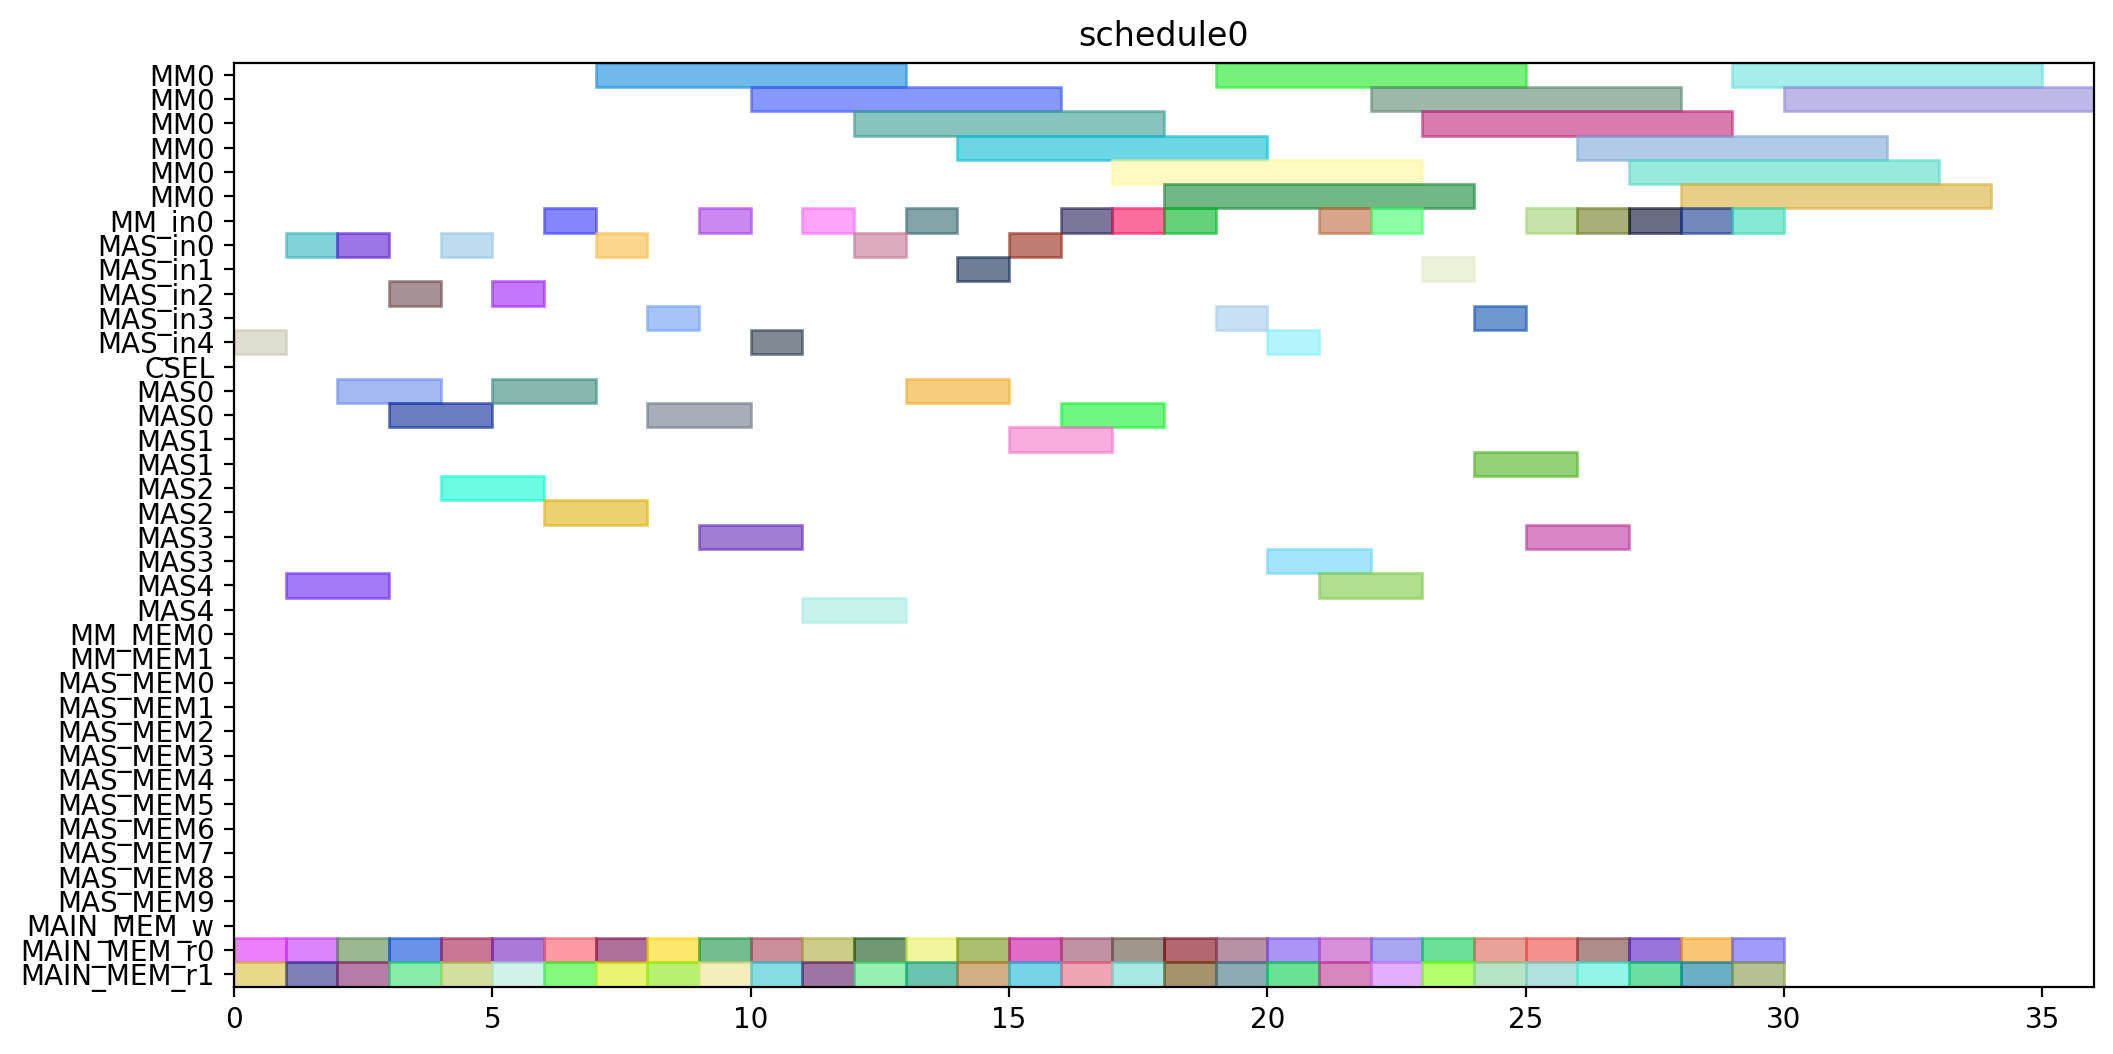

Reproduce this figure in Python.
from pyschedule import Scenario, solvers, plotters, alt


def solve():
	horizon = 120
	S = Scenario("schedule0", horizon=horizon)

	# resource
	MM = S.Resources('MM', num=1, size=6)
	MM_in = S.Resources('MM_in', num=1)
	MAS_in = S.Resources('MAS_in', num=5)
	CSEL = S.Resource('CSEL')
	MAS = S.Resources('MAS', num=5, size=2, periods=range(1, horizon))
	MM_MEM = S.Resources('MM_MEM', num=2)
	MAS_MEM = S.Resources('MAS_MEM', num=10)
	MAIN_MEM_w = S.Resource('MAIN_MEM_w', size=1)
	MAIN_MEM_r = S.Resources('MAIN_MEM_r', num=2)

	# result of previous scheduling

	# new tasks
	r1_t0 = S.Task('r1_t0', length=6, delay_cost=1)
	r1_t0 += alt(MM)
	r1_t0_in = S.Task('r1_t0_in', length=1, delay_cost=1)
	r1_t0_in += alt(MM_in)
	S += r1_t0_in*MM_in[0]<=r1_t0*MM[0]
	r1_t0_mem0 = S.Task('r1_t0_mem0', length=1, delay_cost=1)
	r1_t0_mem0 += MAIN_MEM_r[0]
	S += r1_t0_mem0 <= r1_t0

	r1_t0_mem1 = S.Task('r1_t0_mem1', length=1, delay_cost=1)
	r1_t0_mem1 += MAIN_MEM_r[1]
	S += r1_t0_mem1 <= r1_t0

	r1_t1 = S.Task('r1_t1', length=6, delay_cost=1)
	r1_t1 += alt(MM)
	r1_t1_in = S.Task('r1_t1_in', length=1, delay_cost=1)
	r1_t1_in += alt(MM_in)
	S += r1_t1_in*MM_in[0]<=r1_t1*MM[0]
	r1_t1_mem0 = S.Task('r1_t1_mem0', length=1, delay_cost=1)
	r1_t1_mem0 += MAIN_MEM_r[0]
	S += r1_t1_mem0 <= r1_t1

	r1_t1_mem1 = S.Task('r1_t1_mem1', length=1, delay_cost=1)
	r1_t1_mem1 += MAIN_MEM_r[1]
	S += r1_t1_mem1 <= r1_t1

	r1_t2 = S.Task('r1_t2', length=2, delay_cost=1)
	r1_t2 += alt(MAS)
	r1_t2_in = S.Task('r1_t2_in', length=1, delay_cost=1)
	r1_t2_in += alt(MAS_in)
	S += r1_t2_in*MAS_in[0]<=r1_t2*MAS[0]

	S += r1_t2_in*MAS_in[1]<=r1_t2*MAS[1]

	S += r1_t2_in*MAS_in[2]<=r1_t2*MAS[2]

	S += r1_t2_in*MAS_in[3]<=r1_t2*MAS[3]

	S += r1_t2_in*MAS_in[4]<=r1_t2*MAS[4]

	r1_t2_mem0 = S.Task('r1_t2_mem0', length=1, delay_cost=1)
	r1_t2_mem0 += MAIN_MEM_r[0]
	S += r1_t2_mem0 <= r1_t2

	r1_t2_mem1 = S.Task('r1_t2_mem1', length=1, delay_cost=1)
	r1_t2_mem1 += MAIN_MEM_r[1]
	S += r1_t2_mem1 <= r1_t2

	r1_t3 = S.Task('r1_t3', length=2, delay_cost=1)
	r1_t3 += alt(MAS)
	r1_t3_in = S.Task('r1_t3_in', length=1, delay_cost=1)
	r1_t3_in += alt(MAS_in)
	S += r1_t3_in*MAS_in[0]<=r1_t3*MAS[0]

	S += r1_t3_in*MAS_in[1]<=r1_t3*MAS[1]

	S += r1_t3_in*MAS_in[2]<=r1_t3*MAS[2]

	S += r1_t3_in*MAS_in[3]<=r1_t3*MAS[3]

	S += r1_t3_in*MAS_in[4]<=r1_t3*MAS[4]

	r1_t3_mem0 = S.Task('r1_t3_mem0', length=1, delay_cost=1)
	r1_t3_mem0 += MAIN_MEM_r[0]
	S += r1_t3_mem0 <= r1_t3

	r1_t3_mem1 = S.Task('r1_t3_mem1', length=1, delay_cost=1)
	r1_t3_mem1 += MAIN_MEM_r[1]
	S += r1_t3_mem1 <= r1_t3

	r3_t0 = S.Task('r3_t0', length=6, delay_cost=1)
	r3_t0 += alt(MM)
	r3_t0_in = S.Task('r3_t0_in', length=1, delay_cost=1)
	r3_t0_in += alt(MM_in)
	S += r3_t0_in*MM_in[0]<=r3_t0*MM[0]
	r3_t0_mem0 = S.Task('r3_t0_mem0', length=1, delay_cost=1)
	r3_t0_mem0 += MAIN_MEM_r[0]
	S += r3_t0_mem0 <= r3_t0

	r3_t0_mem1 = S.Task('r3_t0_mem1', length=1, delay_cost=1)
	r3_t0_mem1 += MAIN_MEM_r[1]
	S += r3_t0_mem1 <= r3_t0

	r3_t1 = S.Task('r3_t1', length=6, delay_cost=1)
	r3_t1 += alt(MM)
	r3_t1_in = S.Task('r3_t1_in', length=1, delay_cost=1)
	r3_t1_in += alt(MM_in)
	S += r3_t1_in*MM_in[0]<=r3_t1*MM[0]
	r3_t1_mem0 = S.Task('r3_t1_mem0', length=1, delay_cost=1)
	r3_t1_mem0 += MAIN_MEM_r[0]
	S += r3_t1_mem0 <= r3_t1

	r3_t1_mem1 = S.Task('r3_t1_mem1', length=1, delay_cost=1)
	r3_t1_mem1 += MAIN_MEM_r[1]
	S += r3_t1_mem1 <= r3_t1

	r3_t2 = S.Task('r3_t2', length=2, delay_cost=1)
	r3_t2 += alt(MAS)
	r3_t2_in = S.Task('r3_t2_in', length=1, delay_cost=1)
	r3_t2_in += alt(MAS_in)
	S += r3_t2_in*MAS_in[0]<=r3_t2*MAS[0]

	S += r3_t2_in*MAS_in[1]<=r3_t2*MAS[1]

	S += r3_t2_in*MAS_in[2]<=r3_t2*MAS[2]

	S += r3_t2_in*MAS_in[3]<=r3_t2*MAS[3]

	S += r3_t2_in*MAS_in[4]<=r3_t2*MAS[4]

	r3_t2_mem0 = S.Task('r3_t2_mem0', length=1, delay_cost=1)
	r3_t2_mem0 += MAIN_MEM_r[0]
	S += r3_t2_mem0 <= r3_t2

	r3_t2_mem1 = S.Task('r3_t2_mem1', length=1, delay_cost=1)
	r3_t2_mem1 += MAIN_MEM_r[1]
	S += r3_t2_mem1 <= r3_t2

	r3_t3 = S.Task('r3_t3', length=2, delay_cost=1)
	r3_t3 += alt(MAS)
	r3_t3_in = S.Task('r3_t3_in', length=1, delay_cost=1)
	r3_t3_in += alt(MAS_in)
	S += r3_t3_in*MAS_in[0]<=r3_t3*MAS[0]

	S += r3_t3_in*MAS_in[1]<=r3_t3*MAS[1]

	S += r3_t3_in*MAS_in[2]<=r3_t3*MAS[2]

	S += r3_t3_in*MAS_in[3]<=r3_t3*MAS[3]

	S += r3_t3_in*MAS_in[4]<=r3_t3*MAS[4]

	r3_t3_mem0 = S.Task('r3_t3_mem0', length=1, delay_cost=1)
	r3_t3_mem0 += MAIN_MEM_r[0]
	S += r3_t3_mem0 <= r3_t3

	r3_t3_mem1 = S.Task('r3_t3_mem1', length=1, delay_cost=1)
	r3_t3_mem1 += MAIN_MEM_r[1]
	S += r3_t3_mem1 <= r3_t3

	r4_t0 = S.Task('r4_t0', length=6, delay_cost=1)
	r4_t0 += alt(MM)
	r4_t0_in = S.Task('r4_t0_in', length=1, delay_cost=1)
	r4_t0_in += alt(MM_in)
	S += r4_t0_in*MM_in[0]<=r4_t0*MM[0]
	r4_t0_mem0 = S.Task('r4_t0_mem0', length=1, delay_cost=1)
	r4_t0_mem0 += MAIN_MEM_r[0]
	S += r4_t0_mem0 <= r4_t0

	r4_t0_mem1 = S.Task('r4_t0_mem1', length=1, delay_cost=1)
	r4_t0_mem1 += MAIN_MEM_r[1]
	S += r4_t0_mem1 <= r4_t0

	r4_t1 = S.Task('r4_t1', length=6, delay_cost=1)
	r4_t1 += alt(MM)
	r4_t1_in = S.Task('r4_t1_in', length=1, delay_cost=1)
	r4_t1_in += alt(MM_in)
	S += r4_t1_in*MM_in[0]<=r4_t1*MM[0]
	r4_t1_mem0 = S.Task('r4_t1_mem0', length=1, delay_cost=1)
	r4_t1_mem0 += MAIN_MEM_r[0]
	S += r4_t1_mem0 <= r4_t1

	r4_t1_mem1 = S.Task('r4_t1_mem1', length=1, delay_cost=1)
	r4_t1_mem1 += MAIN_MEM_r[1]
	S += r4_t1_mem1 <= r4_t1

	r4_t2 = S.Task('r4_t2', length=2, delay_cost=1)
	r4_t2 += alt(MAS)
	r4_t2_in = S.Task('r4_t2_in', length=1, delay_cost=1)
	r4_t2_in += alt(MAS_in)
	S += r4_t2_in*MAS_in[0]<=r4_t2*MAS[0]

	S += r4_t2_in*MAS_in[1]<=r4_t2*MAS[1]

	S += r4_t2_in*MAS_in[2]<=r4_t2*MAS[2]

	S += r4_t2_in*MAS_in[3]<=r4_t2*MAS[3]

	S += r4_t2_in*MAS_in[4]<=r4_t2*MAS[4]

	r4_t2_mem0 = S.Task('r4_t2_mem0', length=1, delay_cost=1)
	r4_t2_mem0 += MAIN_MEM_r[0]
	S += r4_t2_mem0 <= r4_t2

	r4_t2_mem1 = S.Task('r4_t2_mem1', length=1, delay_cost=1)
	r4_t2_mem1 += MAIN_MEM_r[1]
	S += r4_t2_mem1 <= r4_t2

	r4_t3 = S.Task('r4_t3', length=2, delay_cost=1)
	r4_t3 += alt(MAS)
	r4_t3_in = S.Task('r4_t3_in', length=1, delay_cost=1)
	r4_t3_in += alt(MAS_in)
	S += r4_t3_in*MAS_in[0]<=r4_t3*MAS[0]

	S += r4_t3_in*MAS_in[1]<=r4_t3*MAS[1]

	S += r4_t3_in*MAS_in[2]<=r4_t3*MAS[2]

	S += r4_t3_in*MAS_in[3]<=r4_t3*MAS[3]

	S += r4_t3_in*MAS_in[4]<=r4_t3*MAS[4]

	r4_t3_mem0 = S.Task('r4_t3_mem0', length=1, delay_cost=1)
	r4_t3_mem0 += MAIN_MEM_r[0]
	S += r4_t3_mem0 <= r4_t3

	r4_t3_mem1 = S.Task('r4_t3_mem1', length=1, delay_cost=1)
	r4_t3_mem1 += MAIN_MEM_r[1]
	S += r4_t3_mem1 <= r4_t3

	r5_t0 = S.Task('r5_t0', length=6, delay_cost=1)
	r5_t0 += alt(MM)
	r5_t0_in = S.Task('r5_t0_in', length=1, delay_cost=1)
	r5_t0_in += alt(MM_in)
	S += r5_t0_in*MM_in[0]<=r5_t0*MM[0]
	r5_t0_mem0 = S.Task('r5_t0_mem0', length=1, delay_cost=1)
	r5_t0_mem0 += MAIN_MEM_r[0]
	S += r5_t0_mem0 <= r5_t0

	r5_t0_mem1 = S.Task('r5_t0_mem1', length=1, delay_cost=1)
	r5_t0_mem1 += MAIN_MEM_r[1]
	S += r5_t0_mem1 <= r5_t0

	r5_t1 = S.Task('r5_t1', length=6, delay_cost=1)
	r5_t1 += alt(MM)
	r5_t1_in = S.Task('r5_t1_in', length=1, delay_cost=1)
	r5_t1_in += alt(MM_in)
	S += r5_t1_in*MM_in[0]<=r5_t1*MM[0]
	r5_t1_mem0 = S.Task('r5_t1_mem0', length=1, delay_cost=1)
	r5_t1_mem0 += MAIN_MEM_r[0]
	S += r5_t1_mem0 <= r5_t1

	r5_t1_mem1 = S.Task('r5_t1_mem1', length=1, delay_cost=1)
	r5_t1_mem1 += MAIN_MEM_r[1]
	S += r5_t1_mem1 <= r5_t1

	r5_t2 = S.Task('r5_t2', length=2, delay_cost=1)
	r5_t2 += alt(MAS)
	r5_t2_in = S.Task('r5_t2_in', length=1, delay_cost=1)
	r5_t2_in += alt(MAS_in)
	S += r5_t2_in*MAS_in[0]<=r5_t2*MAS[0]

	S += r5_t2_in*MAS_in[1]<=r5_t2*MAS[1]

	S += r5_t2_in*MAS_in[2]<=r5_t2*MAS[2]

	S += r5_t2_in*MAS_in[3]<=r5_t2*MAS[3]

	S += r5_t2_in*MAS_in[4]<=r5_t2*MAS[4]

	r5_t2_mem0 = S.Task('r5_t2_mem0', length=1, delay_cost=1)
	r5_t2_mem0 += MAIN_MEM_r[0]
	S += r5_t2_mem0 <= r5_t2

	r5_t2_mem1 = S.Task('r5_t2_mem1', length=1, delay_cost=1)
	r5_t2_mem1 += MAIN_MEM_r[1]
	S += r5_t2_mem1 <= r5_t2

	r5_t3 = S.Task('r5_t3', length=2, delay_cost=1)
	r5_t3 += alt(MAS)
	r5_t3_in = S.Task('r5_t3_in', length=1, delay_cost=1)
	r5_t3_in += alt(MAS_in)
	S += r5_t3_in*MAS_in[0]<=r5_t3*MAS[0]

	S += r5_t3_in*MAS_in[1]<=r5_t3*MAS[1]

	S += r5_t3_in*MAS_in[2]<=r5_t3*MAS[2]

	S += r5_t3_in*MAS_in[3]<=r5_t3*MAS[3]

	S += r5_t3_in*MAS_in[4]<=r5_t3*MAS[4]

	r5_t3_mem0 = S.Task('r5_t3_mem0', length=1, delay_cost=1)
	r5_t3_mem0 += MAIN_MEM_r[0]
	S += r5_t3_mem0 <= r5_t3

	r5_t3_mem1 = S.Task('r5_t3_mem1', length=1, delay_cost=1)
	r5_t3_mem1 += MAIN_MEM_r[1]
	S += r5_t3_mem1 <= r5_t3

	r6_t0 = S.Task('r6_t0', length=6, delay_cost=1)
	r6_t0 += alt(MM)
	r6_t0_in = S.Task('r6_t0_in', length=1, delay_cost=1)
	r6_t0_in += alt(MM_in)
	S += r6_t0_in*MM_in[0]<=r6_t0*MM[0]
	r6_t0_mem0 = S.Task('r6_t0_mem0', length=1, delay_cost=1)
	r6_t0_mem0 += MAIN_MEM_r[0]
	S += r6_t0_mem0 <= r6_t0

	r6_t0_mem1 = S.Task('r6_t0_mem1', length=1, delay_cost=1)
	r6_t0_mem1 += MAIN_MEM_r[1]
	S += r6_t0_mem1 <= r6_t0

	r6_t1 = S.Task('r6_t1', length=6, delay_cost=1)
	r6_t1 += alt(MM)
	r6_t1_in = S.Task('r6_t1_in', length=1, delay_cost=1)
	r6_t1_in += alt(MM_in)
	S += r6_t1_in*MM_in[0]<=r6_t1*MM[0]
	r6_t1_mem0 = S.Task('r6_t1_mem0', length=1, delay_cost=1)
	r6_t1_mem0 += MAIN_MEM_r[0]
	S += r6_t1_mem0 <= r6_t1

	r6_t1_mem1 = S.Task('r6_t1_mem1', length=1, delay_cost=1)
	r6_t1_mem1 += MAIN_MEM_r[1]
	S += r6_t1_mem1 <= r6_t1

	r6_t2 = S.Task('r6_t2', length=2, delay_cost=1)
	r6_t2 += alt(MAS)
	r6_t2_in = S.Task('r6_t2_in', length=1, delay_cost=1)
	r6_t2_in += alt(MAS_in)
	S += r6_t2_in*MAS_in[0]<=r6_t2*MAS[0]

	S += r6_t2_in*MAS_in[1]<=r6_t2*MAS[1]

	S += r6_t2_in*MAS_in[2]<=r6_t2*MAS[2]

	S += r6_t2_in*MAS_in[3]<=r6_t2*MAS[3]

	S += r6_t2_in*MAS_in[4]<=r6_t2*MAS[4]

	r6_t2_mem0 = S.Task('r6_t2_mem0', length=1, delay_cost=1)
	r6_t2_mem0 += MAIN_MEM_r[0]
	S += r6_t2_mem0 <= r6_t2

	r6_t2_mem1 = S.Task('r6_t2_mem1', length=1, delay_cost=1)
	r6_t2_mem1 += MAIN_MEM_r[1]
	S += r6_t2_mem1 <= r6_t2

	r6_t3 = S.Task('r6_t3', length=2, delay_cost=1)
	r6_t3 += alt(MAS)
	r6_t3_in = S.Task('r6_t3_in', length=1, delay_cost=1)
	r6_t3_in += alt(MAS_in)
	S += r6_t3_in*MAS_in[0]<=r6_t3*MAS[0]

	S += r6_t3_in*MAS_in[1]<=r6_t3*MAS[1]

	S += r6_t3_in*MAS_in[2]<=r6_t3*MAS[2]

	S += r6_t3_in*MAS_in[3]<=r6_t3*MAS[3]

	S += r6_t3_in*MAS_in[4]<=r6_t3*MAS[4]

	r6_t3_mem0 = S.Task('r6_t3_mem0', length=1, delay_cost=1)
	r6_t3_mem0 += MAIN_MEM_r[0]
	S += r6_t3_mem0 <= r6_t3

	r6_t3_mem1 = S.Task('r6_t3_mem1', length=1, delay_cost=1)
	r6_t3_mem1 += MAIN_MEM_r[1]
	S += r6_t3_mem1 <= r6_t3

	r9_t2 = S.Task('r9_t2', length=2, delay_cost=1)
	r9_t2 += alt(MAS)
	r9_t2_in = S.Task('r9_t2_in', length=1, delay_cost=1)
	r9_t2_in += alt(MAS_in)
	S += r9_t2_in*MAS_in[0]<=r9_t2*MAS[0]

	S += r9_t2_in*MAS_in[1]<=r9_t2*MAS[1]

	S += r9_t2_in*MAS_in[2]<=r9_t2*MAS[2]

	S += r9_t2_in*MAS_in[3]<=r9_t2*MAS[3]

	S += r9_t2_in*MAS_in[4]<=r9_t2*MAS[4]

	r9_t2_mem0 = S.Task('r9_t2_mem0', length=1, delay_cost=1)
	r9_t2_mem0 += MAIN_MEM_r[0]
	S += r9_t2_mem0 <= r9_t2

	r9_t2_mem1 = S.Task('r9_t2_mem1', length=1, delay_cost=1)
	r9_t2_mem1 += MAIN_MEM_r[1]
	S += r9_t2_mem1 <= r9_t2

	r12_t0 = S.Task('r12_t0', length=6, delay_cost=1)
	r12_t0 += alt(MM)
	r12_t0_in = S.Task('r12_t0_in', length=1, delay_cost=1)
	r12_t0_in += alt(MM_in)
	S += r12_t0_in*MM_in[0]<=r12_t0*MM[0]
	r12_t0_mem0 = S.Task('r12_t0_mem0', length=1, delay_cost=1)
	r12_t0_mem0 += MAIN_MEM_r[0]
	S += r12_t0_mem0 <= r12_t0

	r12_t0_mem1 = S.Task('r12_t0_mem1', length=1, delay_cost=1)
	r12_t0_mem1 += MAIN_MEM_r[1]
	S += r12_t0_mem1 <= r12_t0

	r12_t1 = S.Task('r12_t1', length=6, delay_cost=1)
	r12_t1 += alt(MM)
	r12_t1_in = S.Task('r12_t1_in', length=1, delay_cost=1)
	r12_t1_in += alt(MM_in)
	S += r12_t1_in*MM_in[0]<=r12_t1*MM[0]
	r12_t1_mem0 = S.Task('r12_t1_mem0', length=1, delay_cost=1)
	r12_t1_mem0 += MAIN_MEM_r[0]
	S += r12_t1_mem0 <= r12_t1

	r12_t1_mem1 = S.Task('r12_t1_mem1', length=1, delay_cost=1)
	r12_t1_mem1 += MAIN_MEM_r[1]
	S += r12_t1_mem1 <= r12_t1

	r12_t2 = S.Task('r12_t2', length=2, delay_cost=1)
	r12_t2 += alt(MAS)
	r12_t2_in = S.Task('r12_t2_in', length=1, delay_cost=1)
	r12_t2_in += alt(MAS_in)
	S += r12_t2_in*MAS_in[0]<=r12_t2*MAS[0]

	S += r12_t2_in*MAS_in[1]<=r12_t2*MAS[1]

	S += r12_t2_in*MAS_in[2]<=r12_t2*MAS[2]

	S += r12_t2_in*MAS_in[3]<=r12_t2*MAS[3]

	S += r12_t2_in*MAS_in[4]<=r12_t2*MAS[4]

	r12_t2_mem0 = S.Task('r12_t2_mem0', length=1, delay_cost=1)
	r12_t2_mem0 += MAIN_MEM_r[0]
	S += r12_t2_mem0 <= r12_t2

	r12_t2_mem1 = S.Task('r12_t2_mem1', length=1, delay_cost=1)
	r12_t2_mem1 += MAIN_MEM_r[1]
	S += r12_t2_mem1 <= r12_t2

	r12_t3 = S.Task('r12_t3', length=2, delay_cost=1)
	r12_t3 += alt(MAS)
	r12_t3_in = S.Task('r12_t3_in', length=1, delay_cost=1)
	r12_t3_in += alt(MAS_in)
	S += r12_t3_in*MAS_in[0]<=r12_t3*MAS[0]

	S += r12_t3_in*MAS_in[1]<=r12_t3*MAS[1]

	S += r12_t3_in*MAS_in[2]<=r12_t3*MAS[2]

	S += r12_t3_in*MAS_in[3]<=r12_t3*MAS[3]

	S += r12_t3_in*MAS_in[4]<=r12_t3*MAS[4]

	r12_t3_mem0 = S.Task('r12_t3_mem0', length=1, delay_cost=1)
	r12_t3_mem0 += MAIN_MEM_r[0]
	S += r12_t3_mem0 <= r12_t3

	r12_t3_mem1 = S.Task('r12_t3_mem1', length=1, delay_cost=1)
	r12_t3_mem1 += MAIN_MEM_r[1]
	S += r12_t3_mem1 <= r12_t3

	r13_t0 = S.Task('r13_t0', length=6, delay_cost=1)
	r13_t0 += alt(MM)
	r13_t0_in = S.Task('r13_t0_in', length=1, delay_cost=1)
	r13_t0_in += alt(MM_in)
	S += r13_t0_in*MM_in[0]<=r13_t0*MM[0]
	r13_t0_mem0 = S.Task('r13_t0_mem0', length=1, delay_cost=1)
	r13_t0_mem0 += MAIN_MEM_r[0]
	S += r13_t0_mem0 <= r13_t0

	r13_t0_mem1 = S.Task('r13_t0_mem1', length=1, delay_cost=1)
	r13_t0_mem1 += MAIN_MEM_r[1]
	S += r13_t0_mem1 <= r13_t0

	r13_t1 = S.Task('r13_t1', length=6, delay_cost=1)
	r13_t1 += alt(MM)
	r13_t1_in = S.Task('r13_t1_in', length=1, delay_cost=1)
	r13_t1_in += alt(MM_in)
	S += r13_t1_in*MM_in[0]<=r13_t1*MM[0]
	r13_t1_mem0 = S.Task('r13_t1_mem0', length=1, delay_cost=1)
	r13_t1_mem0 += MAIN_MEM_r[0]
	S += r13_t1_mem0 <= r13_t1

	r13_t1_mem1 = S.Task('r13_t1_mem1', length=1, delay_cost=1)
	r13_t1_mem1 += MAIN_MEM_r[1]
	S += r13_t1_mem1 <= r13_t1

	r13_t2 = S.Task('r13_t2', length=2, delay_cost=1)
	r13_t2 += alt(MAS)
	r13_t2_in = S.Task('r13_t2_in', length=1, delay_cost=1)
	r13_t2_in += alt(MAS_in)
	S += r13_t2_in*MAS_in[0]<=r13_t2*MAS[0]

	S += r13_t2_in*MAS_in[1]<=r13_t2*MAS[1]

	S += r13_t2_in*MAS_in[2]<=r13_t2*MAS[2]

	S += r13_t2_in*MAS_in[3]<=r13_t2*MAS[3]

	S += r13_t2_in*MAS_in[4]<=r13_t2*MAS[4]

	r13_t2_mem0 = S.Task('r13_t2_mem0', length=1, delay_cost=1)
	r13_t2_mem0 += MAIN_MEM_r[0]
	S += r13_t2_mem0 <= r13_t2

	r13_t2_mem1 = S.Task('r13_t2_mem1', length=1, delay_cost=1)
	r13_t2_mem1 += MAIN_MEM_r[1]
	S += r13_t2_mem1 <= r13_t2

	r13_t3 = S.Task('r13_t3', length=2, delay_cost=1)
	r13_t3 += alt(MAS)
	r13_t3_in = S.Task('r13_t3_in', length=1, delay_cost=1)
	r13_t3_in += alt(MAS_in)
	S += r13_t3_in*MAS_in[0]<=r13_t3*MAS[0]

	S += r13_t3_in*MAS_in[1]<=r13_t3*MAS[1]

	S += r13_t3_in*MAS_in[2]<=r13_t3*MAS[2]

	S += r13_t3_in*MAS_in[3]<=r13_t3*MAS[3]

	S += r13_t3_in*MAS_in[4]<=r13_t3*MAS[4]

	r13_t3_mem0 = S.Task('r13_t3_mem0', length=1, delay_cost=1)
	r13_t3_mem0 += MAIN_MEM_r[0]
	S += r13_t3_mem0 <= r13_t3

	r13_t3_mem1 = S.Task('r13_t3_mem1', length=1, delay_cost=1)
	r13_t3_mem1 += MAIN_MEM_r[1]
	S += r13_t3_mem1 <= r13_t3

	r16_t3 = S.Task('r16_t3', length=2, delay_cost=1)
	r16_t3 += alt(MAS)
	r16_t3_in = S.Task('r16_t3_in', length=1, delay_cost=1)
	r16_t3_in += alt(MAS_in)
	S += r16_t3_in*MAS_in[0]<=r16_t3*MAS[0]

	S += r16_t3_in*MAS_in[1]<=r16_t3*MAS[1]

	S += r16_t3_in*MAS_in[2]<=r16_t3*MAS[2]

	S += r16_t3_in*MAS_in[3]<=r16_t3*MAS[3]

	S += r16_t3_in*MAS_in[4]<=r16_t3*MAS[4]

	r16_t3_mem0 = S.Task('r16_t3_mem0', length=1, delay_cost=1)
	r16_t3_mem0 += MAIN_MEM_r[0]
	S += r16_t3_mem0 <= r16_t3

	r16_t3_mem1 = S.Task('r16_t3_mem1', length=1, delay_cost=1)
	r16_t3_mem1 += MAIN_MEM_r[1]
	S += r16_t3_mem1 <= r16_t3

	solvers.mip.solve(S,msg=1,kind='CPLEX',ratio_gap=1.01)

	solution = [['hoge']*len(S.solution()[1]) for i in range(len(S.solution()))]
	for i in range(len(S.solution())):
		for j in range(len(S.solution()[i])):
			solution[i][j]=str(S.solution()[i][j])
	print(solution)

	cycles = int(solution[-1][3])

	pic_file_name = "/mnt/rose/usr1/fukuda/ABE/multiRAM_multiMAS_16mux/scheduling_result/stage6MM1_stage2MAS5/EP2_YRECOVER/schedule0.png"
	if(S.solution() != []):
		plotters.matplotlib.plot(S,img_filename=pic_file_name, show_task_labels=False, fig_size=(cycles*0.25+3, 6))

	return solution
